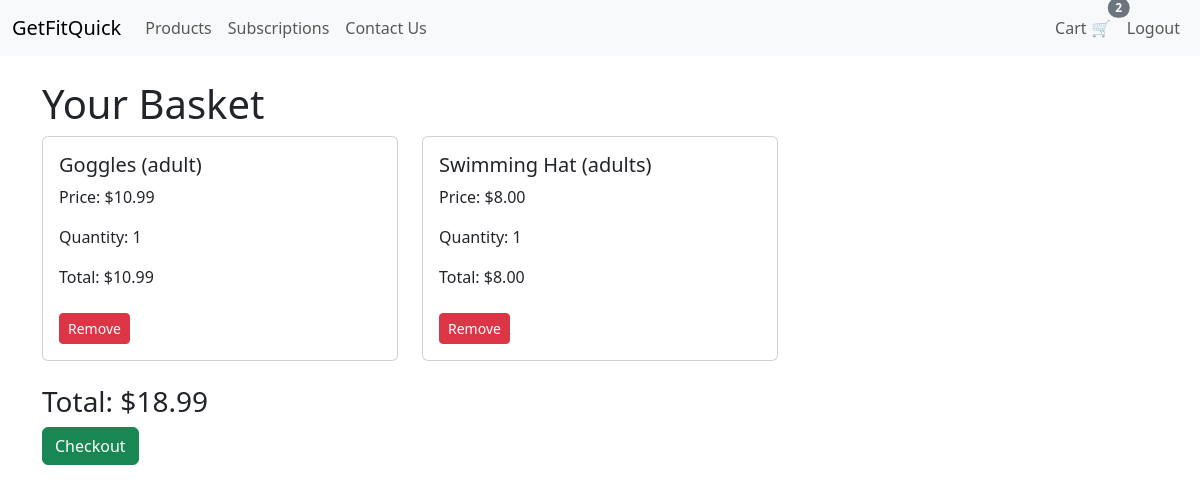
The app's page /cart/ (signed in), older data.
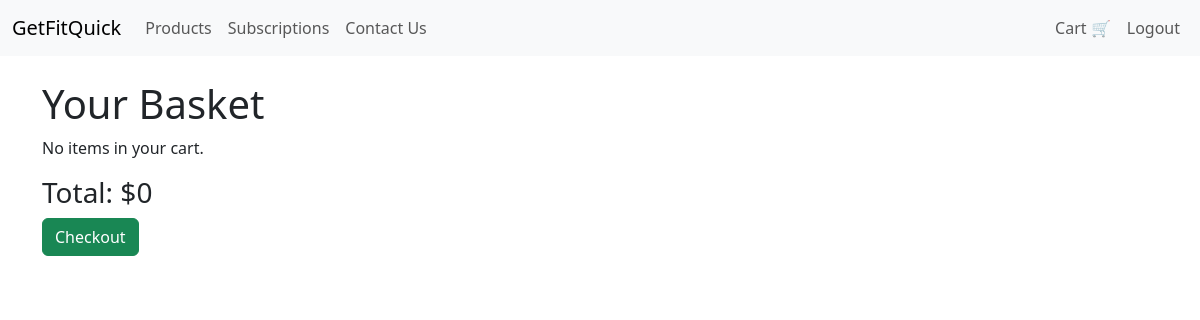
The same page, newer data.
### cart/models.py (models this page shows, shortened)
class CartItem(models.Model):
    cart = models.ForeignKey(Cart, related_name='items', on_delete=models.CASCADE)
    product = models.ForeignKey(Product, on_delete=models.CASCADE)  # Foreign key to Product
    price = models.DecimalField(max_digits=10, decimal_places=2)
    quantity = models.PositiveIntegerField(default=1)

### products/models.py (models this page shows, shortened)
class Product(models.Model):
    name = models.CharField(max_length=100)
    description = models.TextField()
    price = models.DecimalField(max_digits=10, decimal_places=2)
    image = models.ImageField(upload_to='product_images/', blank=True, null=True)

### cart/views.py (the view)
# urls.py: path('', views.cart, name='cart'),  # Cart view
@login_required
def cart(request):
    cart_items = CartItem.objects.filter(cart__user=request.user)
    for item in cart_items:
        item.total_price = item.price * item.quantity
    total = sum(item.total_price for item in cart_items)
    return render(request, 'cart/cart.html', {'cart_items': cart_items, 'total': total})

### cart/context_processors.py (called while the page is built)
def cart_item_count(request):
    if request.user.is_authenticated:
        count = CartItem.objects.filter(cart__user=request.user).aggregate(total=Sum('quantity'))['total']
        return {'cart_item_count': count or 0}
    return {'cart_item_count': 0}

### cart/templates/cart/cart.html (shortened to what this page needs)
{% extends 'base.html' %}
{% block content %}
    <h1>Your Basket</h1>
    <div class="row">
        {% for item in cart_items %}
            <div class="col-md-4">
                <div class="card mb-4">
                    <div class="card-body">
                        <h5 class="card-title">{{ item.product.name }}</h5>
                        <p class="card-text">Price: ${{ item.price }}</p>
                        <p class="card-text">Quantity: {{ item.quantity }}</p>
                        <p class="card-text">Total: ${{ item.total_price }}</p>
                        <form action="{% url 'cart:remove_from_cart' item.id %}" method="POST">
                            <button type="submit" class="btn btn-danger btn-sm mt-2">Remove</button>
                        </form>
                    </div>
                </div>
            </div>
        {% empty %}
            <p>No items in your cart.</p>
        {% endfor %}
    </div>
    <h3>Total: ${{ total }}</h3>
    <a href="{% url 'cart:checkout' %}" class="btn btn-success">Checkout</a>
{% endblock %}

Row changes from the older to the newer data that the page shows:
removed CartItem: product.name "Goggles (adult)", price "10.99", quantity "1", total_price "10.99"
removed CartItem: product.name "Swimming Hat (adults)", price "8.00", quantity "1", total_price "8.00"
Text that changed along with them:
{{ total }}: "18.99" → "0"
{{ cart_item_count }}: "2" → (not shown)
text now shown: "No items in your cart."
